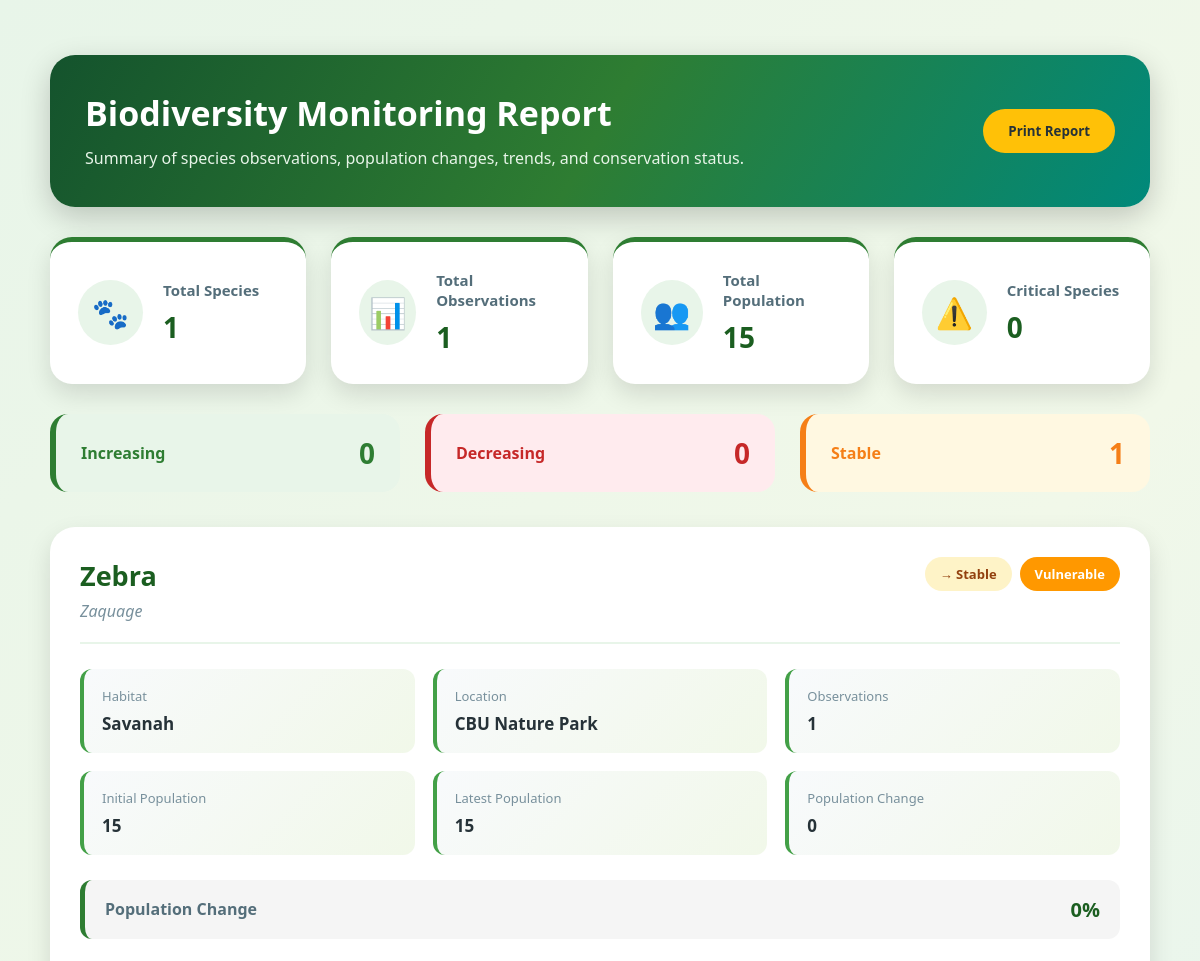
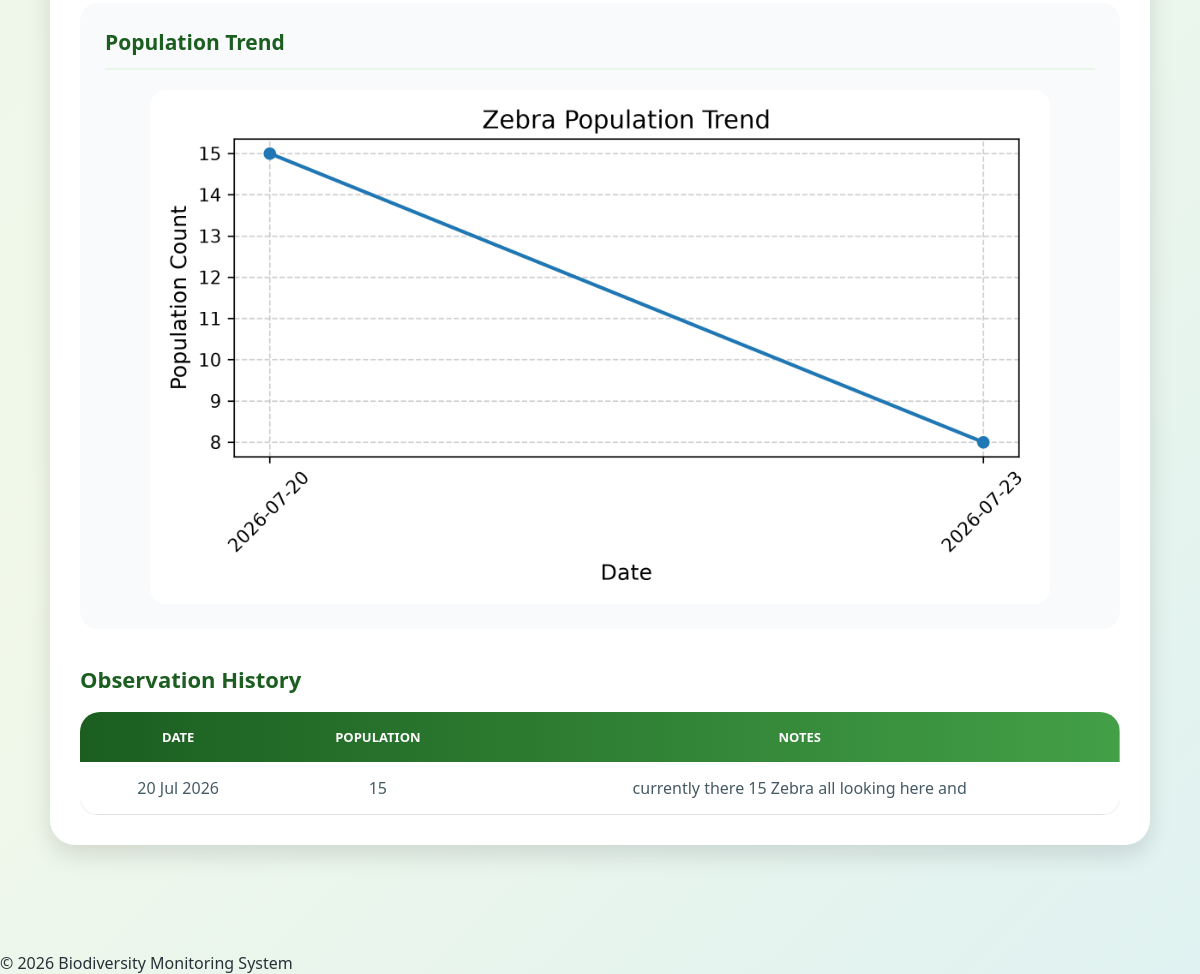
The page /report on the database as committed earlier (2 pictures, top to bottom).
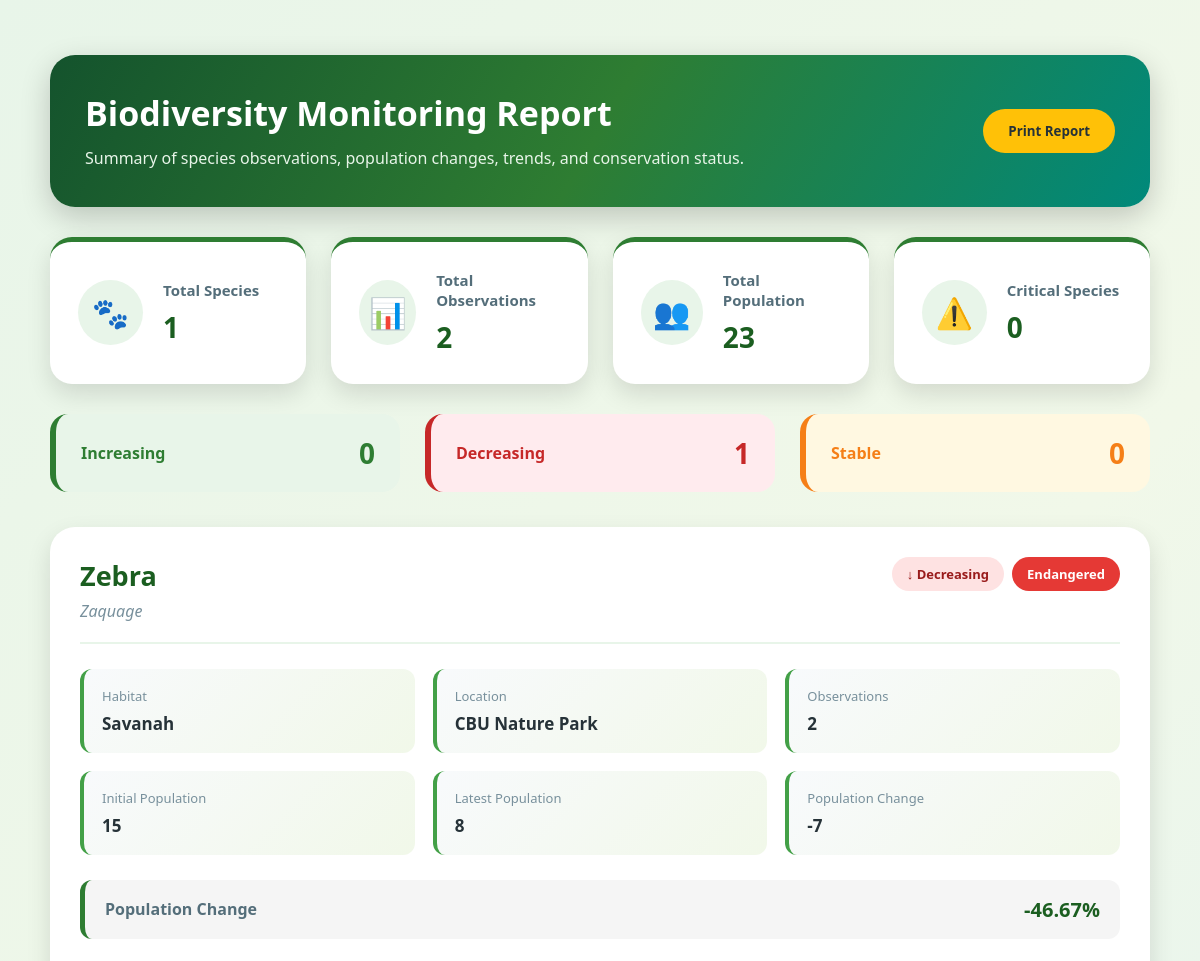
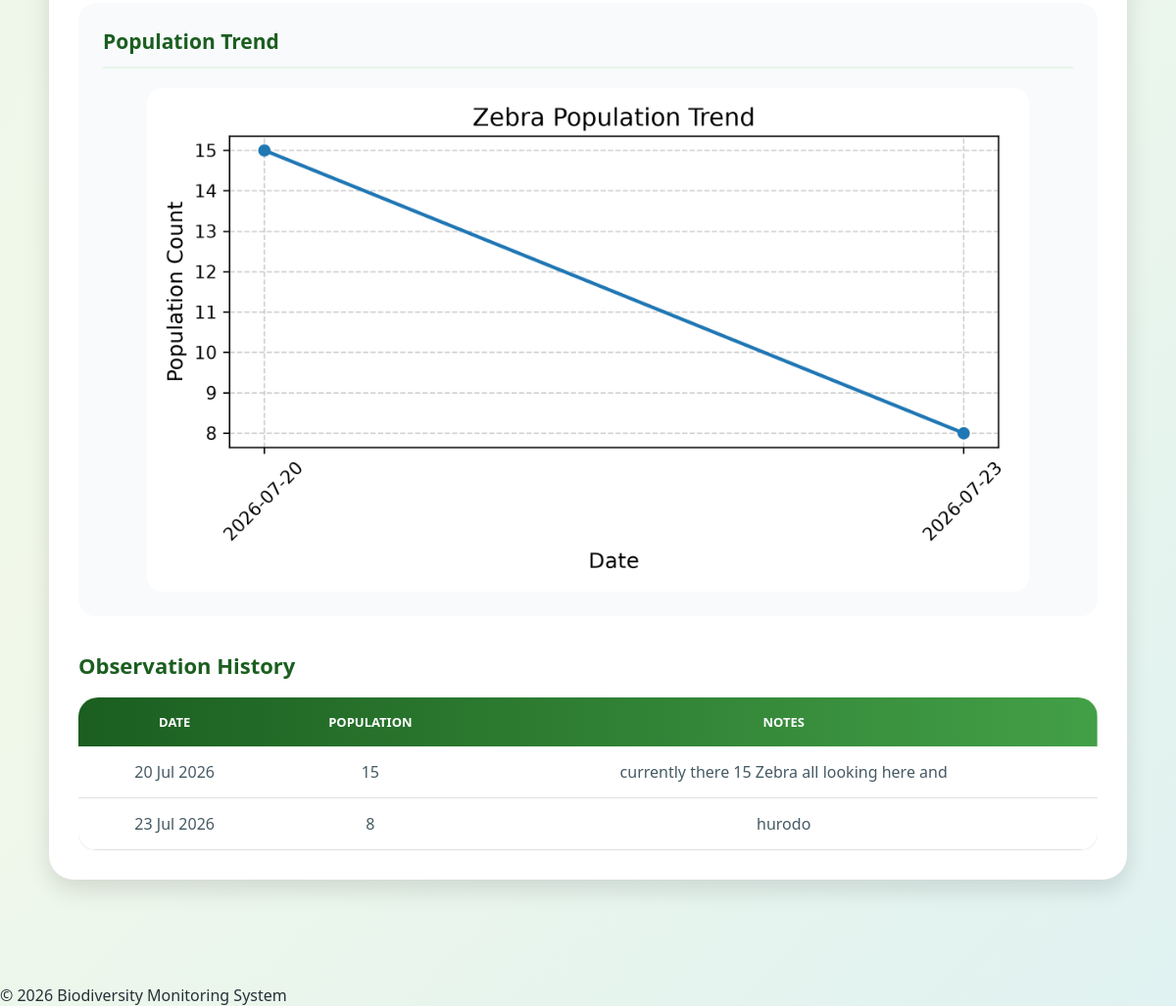
The same page on the database as committed later (2 pictures, top to bottom).
### models.py (models this page shows, shortened)
class Species(db.Model):
    __tablename__ = "species"
    id = db.Column(db.Integer, primary_key=True)
    scientificName = db.Column(db.String(50), nullable=False)
    specie_Common_Name = db.Column(db.String(50), nullable=False)
    specie_Habitat = db.Column(db.String(50), nullable=False, default="savannah")
    location = db.Column(db.String(50), nullable=False, default="CBU Nature Park")
    observations = db.relationship("Observation",backref="species",lazy=True,
        cascade="all, delete-orphan")

class Observation(db.Model):
    __tablename__ = "observation"
    id = db.Column(db.Integer, primary_key=True)
    species_id = db.Column(db.Integer,db.ForeignKey("species.id"), nullable=False)
    observation_date = db.Column(db.DateTime, default=lambda: datetime.now(timezone.utc))
    population_count = db.Column(db.Integer, nullable=False)
    notes = db.Column(db.Text)
    photo = db.Column(db.String(555))
    status = db.Column(db.String(20), default="Pending")
    reviewed_by = db.Column(db.Integer, db.ForeignKey("details.id"),nullable=True)
    reviewed_at = db.Column(db.DateTime)

### app.py (the view)
@app.route("/report")
def report():
    species_list = Species.query.order_by(Species.specie_Common_Name.asc()).all()
    report_data = []
    total_species = len(species_list)
    total_observations = Observation.query.count()
    total_population = db.session.query(func.coalesce(func.sum(Observation.population_count), 0)).scalar()
    for species in species_list:
        observations = (
            Observation.query
            .filter_by(species_id=species.id)
            .order_by(Observation.observation_date.asc())
            .all()
        )
        first_population = 0
        latest_population = 0
        population_change = 0
        percentage_change = 0
        trend = "No Data"
        risk_status = "Unknown"
        if observations:
            first_population = observations[0].population_count or 0
            latest_population = observations[-1].population_count or 0
            population_change = latest_population - first_population
            if first_population > 0:
                percentage_change = (
                    population_change / first_population
                ) * 100
            if population_change > 0:
                trend = "Increasing"
            elif population_change < 0:
                trend = "Decreasing"
            else:
                trend = "Stable"
            if latest_population <= 5:
                risk_status = "Critical"
            elif latest_population <= 10:
                risk_status = "Endangered"
            elif latest_population <= 20:
                risk_status = "Vulnerable"
            else:
                risk_status = "Stable"
        chart_file = f"charts/chart_{species.id}.png"
        chart_path = os.path.join(
            app.static_folder,
            chart_file
        )
        report_data.append({"id": species.id,
            "name": species.specie_Common_Name,
            "scientific": species.scientificName,
            "habitat": species.specie_Habitat,
            "location": species.location,
            "observations": observations,
            "observation_count": len(observations),
            "first_population": first_population,
            "latest_population": latest_population,
            "population_change": population_change,
            "percentage_change": round(
                percentage_change,
                2
            ),
            "trend": trend,
            "risk_status": risk_status,
            "chart": chart_file
            if os.path.exists(chart_path)
            else None
        })
    increasing_species = sum(
        1 for item in report_data
        if item["trend"] == "Increasing"
    )
    decreasing_species = sum(
        1 for item in report_data
        if item["trend"] == "Decreasing"
    )
    stable_species = sum(
        1 for item in report_data
        if item["trend"] == "Stable"
    )
    critical_species = sum(
        1 for item in report_data
        if item["risk_status"] == "Critical"
    )
    return render_template( "report.html", report_data=report_data, total_species=total_species,
                           total_observations=total_observations, total_population=total_population,
                           increasing_species=increasing_species, decreasing_species=decreasing_species,
                           stable_species=stable_species, critical_species=critical_species)

### templates/report.html (shortened to what this page needs)
{% extends "base.html" %}
{% block css %}
<link rel="stylesheet"
      href="{{ url_for('static', filename='reportStyle.css') }}">
{% endblock %}
{% block content %}
<div class="report-container">
    <div class="report-header">
        <div>
            <h1>Biodiversity Monitoring Report</h1>
            <p>
                Summary of species observations, population changes,
                trends, and conservation status.
            </p>
        </div>
        <div class="report-actions">
            <button onclick="window.print()"
                    class="btn-print">
                Print Report
            </button>
        </div>
    </div>
    <div class="report-summary">
        <div class="report-card">
            <div class="report-card-icon">
                🐾
            </div>
            <div>
                <h3>Total Species</h3>
                <strong>
                    {{ total_species }}
                </strong>
            </div>
        </div>
        <div class="report-card">
            <div class="report-card-icon">
                📊
            </div>
            <div>
                <h3>Total Observations</h3>
                <strong>
                    {{ total_observations }}
                </strong>
            </div>
        </div>
        <div class="report-card">
            <div class="report-card-icon">
                👥
            </div>
            <div>
                <h3>Total Population</h3>
                <strong>
                    {{ total_population }}
                </strong>
            </div>
        </div>
        <div class="report-card">
            <div class="report-card-icon">
                ⚠️
            </div>
            <div>
                <h3>Critical Species</h3>
                <strong>
                    {{ critical_species }}
                </strong>
            </div>
        </div>
    </div>
    <div class="trend-summary">
        <div class="trend-box increasing">
            <span>Increasing</span>
            <strong>
                {{ increasing_species }}
            </strong>
        </div>
        <div class="trend-box decreasing">
            <span>Decreasing</span>
            <strong>
                {{ decreasing_species }}
            </strong>
        </div>
        <div class="trend-box stable">
            <span>Stable</span>
            <strong>
                {{ stable_species }}
            </strong>
        </div>
    </div>
    {% if report_data %}
        {% for item in report_data %}
        <div class="species-report-card">
            <div class="species-report-header">
                <div>
                    <h2>
                        {{ item.name }}
                    </h2>
                    <p class="scientific-name">
                        {{ item.scientific }}
                    </p>
                </div>
                <div class="status-container">
                    {% if item.trend == "Increasing" %}
                        <span class="status-badge increasing">
                            ↑ Increasing
                        </span>
                    {% elif item.trend == "Decreasing" %}
                        <span class="status-badge decreasing">
                            ↓ Decreasing
                        </span>
                    {% elif item.trend == "Stable" %}
                        <span class="status-badge stable">
                            → Stable
                        </span>
                    {% else %}
                        <span class="status-badge">
                            No Data
                        </span>
                    {% endif %}
                    {% if item.risk_status == "Critical" %}
                        <span class="risk-badge critical">
                            Critical
                        </span>
                    {% elif item.risk_status == "Endangered" %}
                        <span class="risk-badge endangered">
                            Endangered
                        </span>
                    {% elif item.risk_status == "Vulnerable" %}
                        <span class="risk-badge vulnerable">
                            Vulnerable
                        </span>
                    {% elif item.risk_status == "Stable" %}
                        <span class="risk-badge safe">
                            Stable
                        </span>
                    {% endif %}
                </div>
            </div>
            <div class="species-info-grid">
                <div class="info-item">
                    <span>Habitat</span>
                    <strong>
                        {{ item.habitat or "Not recorded" }}
                    </strong>
                </div>
                <div class="info-item">
                    <span>Location</span>
                    <strong>
                        {{ item.location or "Not recorded" }}
                    </strong>
                </div>
                <div class="info-item">
                    <span>Observations</span>
                    <strong>
                        {{ item.observation_count }}
                    </strong>
                </div>
                <div class="info-item">
                    <span>Initial Population</span>
                    <strong>
                        {{ item.first_population }}
                    </strong>
                </div>
                <div class="info-item">
                    <span>Latest Population</span>
                    <strong>
                        {{ item.latest_population }}
                    </strong>
                </div>
                <div class="info-item">
                    <span>Population Change</span>
                    <strong>
                        {% if item.population_change > 0 %}
                            +{{ item.population_change }}
                        {% else %}
                            {{ item.population_change }}
                        {% endif %}
                    </strong>
                </div>
            </div>
            <div class="population-change">
                <span>
                    Population Change
                </span>
                <strong>
                    {% if item.percentage_change > 0 %}
                        +{{ item.percentage_change }}%
                    {% elif item.percentage_change < 0 %}
                        {{ item.percentage_change }}%
                    {% else %}
                        0%
                    {% endif %}
                </strong>
            </div>
            {% if item.chart %}
            <div class="chart-container">
                <h3>
                    Population Trend
                </h3>
                <img
                    src="{{ url_for('static',
                                    filename=item.chart) }}"
                    alt="Population trend for {{ item.name }}"
                >
            </div>
            {% endif %}
            {% if item.observations %}
            <div class="observation-section">
                <h3>
                    Observation History
                </h3>
                <div class="table-wrapper">
                    <table>
                        <thead>
                            <tr>
                                <th>
                                    Date
                                </th>
                                <th>
                                    Population
                                </th>
                                <th>
                                    Notes
                                </th>
                            </tr>
                        </thead>
                        <tbody>
                            {% for observation
                               in item.observations %}
                            <tr>
                                <td>
                                    {{ observation.observation_date.strftime('%d %b %Y') }}
                                </td>
                                <td>
                                    {{ observation.population_count }}
                                </td>
                                <td>
                                    {{ observation.notes or "No notes" }}
                                </td>
                            </tr>
                            {% endfor %}
                        </tbody>
                    </table>
                </div>
            </div>
            {% endif %}
        </div>
        {% endfor %}
    {% endif %}
</div>
{% endblock %}

### templates/base.html (shortened to what this page needs)
<!DOCTYPE html>
<html lang="en">
<head>
    <link rel="stylesheet" href="{{ url_for('static', filename='adminstyle.css') }}">
    <link rel="stylesheet" href="https://cdnjs.cloudflare.com/ajax/libs/font-awesome/6.5.2/css/all.min.css">
    {% block css %}{% endblock %}
</head>
<body>
<main>
    {% block content %}
    {% endblock %}
</main>
<br>
<footer>
    <p>&copy; 2026 Biodiversity Monitoring System</p>
</footer>
</body>
</html>

### static/adminstyle.css (style rules this page uses)
* { margin: 0; padding: 0; box-sizing: border-box; }
body { font-family: "Segoe UI", Tahoma, sans-serif; background: linear-gradient( 135deg, #e8f5e9, #f1f8e9, #e0f2f1 ); color: #263238; min-height: 100vh; }
button { border: none; cursor: pointer; font-family: inherit; font-weight: bold; transition: 0.3s; }
img { max-width: 100%; }
h1 { color: #1b5e20; }
table { width: 100%; border-collapse: collapse; background: white; border-radius: 20px; overflow: hidden; box-shadow: 0 10px 25px rgba(0, 0, 0, 0.15); }
thead { background: linear-gradient( 90deg, #1b5e20, #43a047 ); }
th { padding: 18px; color: white; text-transform: uppercase; }
td { padding: 15px; text-align: center; border-bottom: 1px solid #ddd; }
button { padding: 10px 18px; border-radius: 25px; }

Rows that differ between the two databases and show on the page:
shown differently, row unchanged: Species "Zebra": observation_count "1" → "2"; latest_population "15" → "8"; population_change "0" → "-7"; percentage_change (not shown) → "-46.67"; text "→ Stable Vulnerable 0%" → "↓ Decreasing Endangered %"
added Observation: observation_date "23 Jul 2026", population_count "8", notes "hurodo"
Other text that changed with them:
{{ total_observations }}: "1" → "2"
{{ total_population }}: "15" → "23"
{{ decreasing_species }}: "0" → "1"
{{ stable_species }}: "1" → "0"
